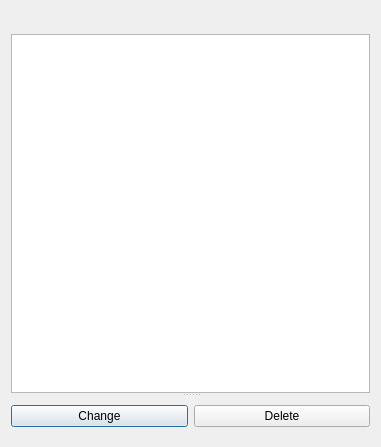
<?xml version="1.0" encoding="UTF-8"?>
<ui version="4.0">
 <class>Dialog</class>
 <widget class="QDialog" name="Dialog">
  <property name="geometry">
   <rect>
    <x>0</x>
    <y>0</y>
    <width>381</width>
    <height>447</height>
   </rect>
  </property>
  <property name="windowTitle">
   <string>Dialog</string>
  </property>
  <layout class="QVBoxLayout" name="verticalLayout_2">
   <item>
    <widget class="QSplitter" name="splitter">
     <property name="orientation">
      <enum>Qt::Vertical</enum>
     </property>
     <widget class="QWidget" name="">
      <layout class="QVBoxLayout" name="verticalLayout">
       <item>
        <widget class="QLabel" name="label">
         <property name="font">
          <font>
           <pointsize>11</pointsize>
          </font>
         </property>
         <property name="text">
          <string/>
         </property>
        </widget>
       </item>
       <item>
        <widget class="QTableWidget" name="tableWidget"/>
       </item>
      </layout>
     </widget>
     <widget class="QWidget" name="">
      <layout class="QHBoxLayout" name="horizontalLayout">
       <item>
        <widget class="QPushButton" name="pushButton_2">
         <property name="text">
          <string>Change</string>
         </property>
        </widget>
       </item>
       <item>
        <widget class="QPushButton" name="pushButton">
         <property name="text">
          <string>Delete</string>
         </property>
        </widget>
       </item>
      </layout>
     </widget>
    </widget>
   </item>
  </layout>
 </widget>
 <resources/>
 <connections/>
</ui>
